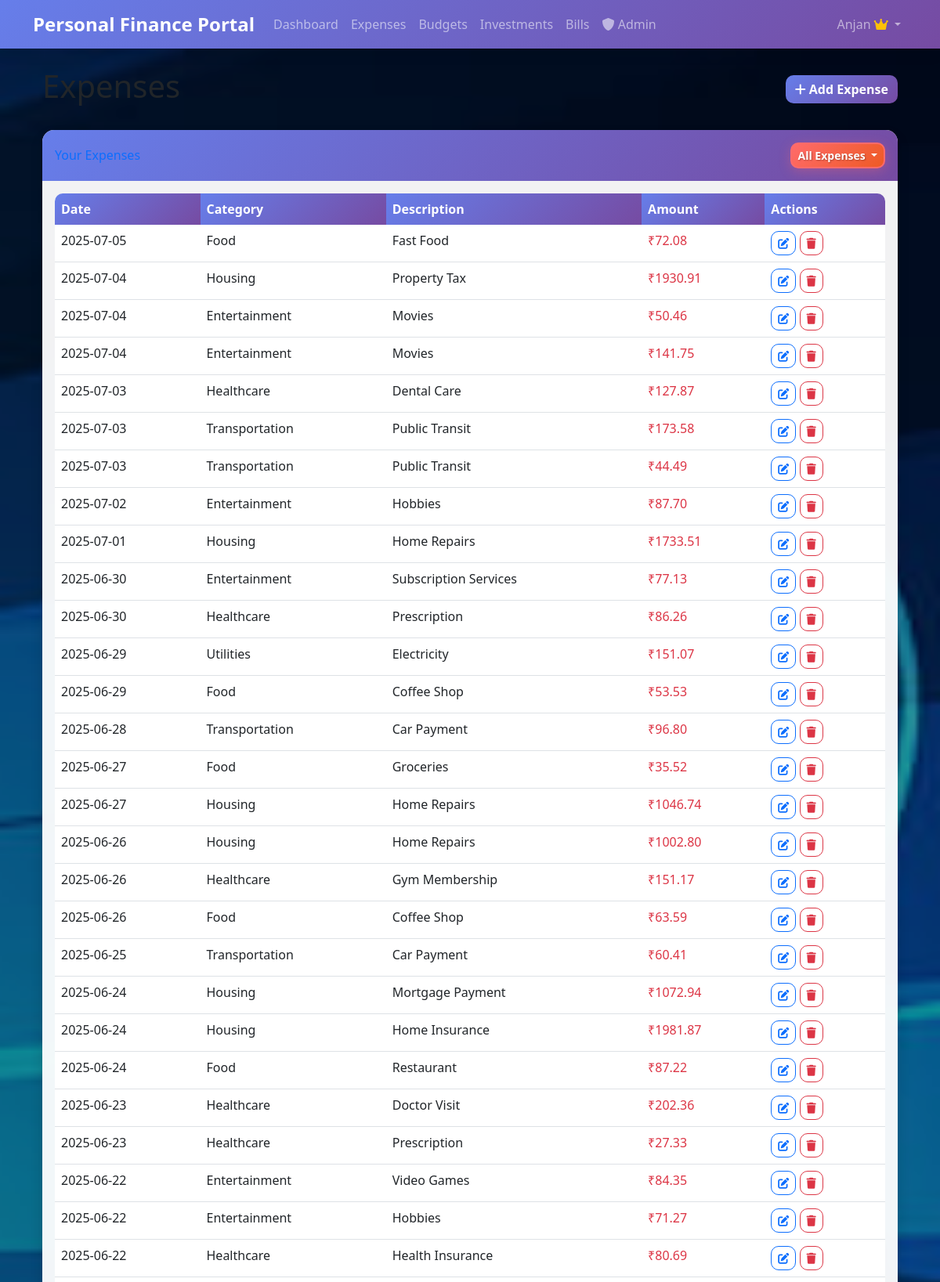
/expenses/ (signed in, upper part), run on the app's committed database.
### app/models/user.py (models this page shows, shortened)
class User(db.Model, UserMixin):
    id = db.Column(db.Integer, primary_key=True)
    username = db.Column(db.String(64), index=True, unique=True)
    email = db.Column(db.String(120), index=True, unique=True)
    password_hash = db.Column(db.String(128))
    created_at = db.Column(db.DateTime, default=datetime.utcnow)
    is_admin = db.Column(db.Boolean, default=False)
    is_active = db.Column(db.Boolean, default=False)  # Users need admin approval
    approved_at = db.Column(db.DateTime, nullable=True)
    approved_by = db.Column(db.Integer, db.ForeignKey('user.id'), nullable=True)
    expenses = db.relationship('Expense', backref='user', lazy='dynamic')
    budgets = db.relationship('Budget', backref='user', lazy='dynamic')
    investments = db.relationship('Investment', backref='user', lazy='dynamic')
    bills = db.relationship('Bill', backref='user', lazy='dynamic')

### app/models/expense.py (models this page shows, shortened)
class Expense(db.Model):
    id = db.Column(db.Integer, primary_key=True)
    amount = db.Column(db.Float, nullable=False)
    category = db.Column(db.String(64), nullable=False)
    description = db.Column(db.String(256))
    date = db.Column(db.Date, default=datetime.utcnow().date)
    created_at = db.Column(db.DateTime, default=datetime.utcnow)
    receipt_path = db.Column(db.String(256))
    user_id = db.Column(db.Integer, db.ForeignKey('user.id'), nullable=False)

### app/routes/expenses.py (the view, shortened to what this page needs)
@expenses_bp.route('/')
@login_required
def index():
    expenses_exist = Expense.query.filter_by(user_id=current_user.id).first() is not None
    if not expenses_exist:
        create_sample_expenses()
    filter_type = request.args.get('filter', 'all')
    query = Expense.query.filter_by(user_id=current_user.id)
    today = datetime.now()
    if filter_type == 'this_month':
        query = query.filter(
            db.extract('month', Expense.date) == today.month,
            db.extract('year', Expense.date) == today.year
        )
    elif filter_type == 'this_year':
        query = query.filter(db.extract('year', Expense.date) == today.year)
    expenses = query.order_by(Expense.date.desc()).all()
    total_amount = sum(expense.amount for expense in expenses)
    categories = []
    category_amounts = []
    category_totals = {}
    for expense in expenses:
        if expense.category in category_totals:
            category_totals[expense.category] += expense.amount
        else:
            category_totals[expense.category] = expense.amount
    for category, amount in category_totals.items():
        categories.append(category)
        category_amounts.append(amount)
    return render_template('expenses/index.html',
                          title='Expenses',
                          expenses=expenses,
                          total_amount=total_amount,
                          categories=categories,
                          category_amounts=category_amounts,
                          active_filter=filter_type)

### app/models/user.py (called while the page is built)
@login_manager.user_loader
def load_user(id):
    return User.query.get(int(id))

### app/utils/date_utils.py (called while the page is built)
def get_current_datetime():
    return datetime.now()

### app/templates/expenses/index.html (shortened to what this page needs)
{% extends "base.html" %}
{% block content %}
<div class="container mt-4">
    <div class="d-flex justify-content-between align-items-center mb-4">
        <h1>Expenses</h1>
        <button type="button" class="btn btn-primary" data-bs-toggle="modal" data-bs-target="#addExpenseModal">
            <i class="fas fa-plus"></i> Add Expense
        </button>
    </div>
    {% if expenses %}
    <div class="card shadow mb-4">
        <div class="card-header py-3 d-flex justify-content-between align-items-center">
            <h6 class="m-0 font-weight-bold text-primary">Your Expenses</h6>
            <div class="dropdown">
                <button class="btn btn-sm btn-outline-secondary dropdown-toggle" type="button" id="filterDropdown"
                    data-bs-toggle="dropdown" aria-expanded="false">
                    {% if active_filter == 'all' %}
                    All Expenses
                    {% elif active_filter == 'this_month' %}
                    This Month
                    {% elif active_filter == 'last_month' %}
                    Last Month
                    {% elif active_filter == 'this_year' %}
                    This Year
                    {% else %}
                    Filter
                    {% endif %}
                </button>
            </div>
        </div>
        <div class="card-body">
            <div class="table-responsive">
                <table class="table table-hover">
                    <thead>
                        <tr>
                            <th>Date</th>
                            <th>Category</th>
                            <th>Description</th>
                            <th>Amount</th>
                            <th>Actions</th>
                        </tr>
                    </thead>
                    <tbody>
                        {% for expense in expenses %}
                        <tr>
                            <td>{{ expense.date.strftime('%Y-%m-%d') }}</td>
                            <td>{{ expense.category }}</td>
                            <td>{{ expense.description }}</td>
                            <td class="text-danger">₹{{ "%.2f"|format(expense.amount) }}</td>
                            <td>
                                <button class="btn btn-sm btn-outline-primary" data-bs-toggle="modal"
                                    data-bs-target="#editExpenseModal{{ expense.id }}">
                                    <i class="fas fa-edit"></i>
                                </button>
                                <button class="btn btn-sm btn-outline-danger" data-bs-toggle="modal"
                                    data-bs-target="#deleteExpenseModal{{ expense.id }}">
                                    <i class="fas fa-trash"></i>
                                </button>
                            </td>
                        </tr>
                        {% endfor %}
                    </tbody>
                </table>
            </div>
        </div>
    </div>
    {% else %}
    <div class="alert alert-info">
        You haven't added any expenses yet. Click the "Add Expense" button to get started.
    </div>
    {% endif %}
</div>
{% endblock %}

### app/templates/base.html (shortened to what this page needs)
<!DOCTYPE html>
<html lang="en">
<head>
    <link href="https://cdn.jsdelivr.net/npm/bootstrap@5.3.0-alpha1/dist/css/bootstrap.min.css" rel="stylesheet">
    <link rel="stylesheet" href="https://cdnjs.cloudflare.com/ajax/libs/font-awesome/6.0.0/css/all.min.css">
    <link rel="stylesheet" href="{{ url_for('static', filename='css/style.css') }}">
</head>
<body class="{% if request.endpoint == 'dashboard.index' %}dashboard-page{% elif request.endpoint == 'expenses.index' %}expenses-page{% elif request.endpoint == 'budgets.index' %}budgets-page{% elif request.endpoint == 'investments.index' %}investments-page{% elif request.endpoint == 'bills.index' %}bills-page{% endif %}">
    <nav class="navbar navbar-expand-lg navbar-dark bg-primary">
        <div class="container">
            <a class="navbar-brand" href="{{ url_for('dashboard.index') }}">{{ config.APP_NAME }}</a>
            <div class="collapse navbar-collapse" id="navbarNav">
                <ul class="navbar-nav me-auto">
                    {% if current_user.is_authenticated %}
                    <li class="nav-item">
                        <a class="nav-link" href="{{ url_for('dashboard.index') }}">Dashboard</a>
                    </li>
                    <li class="nav-item">
                        <a class="nav-link" href="{{ url_for('expenses.index') }}">Expenses</a>
                    </li>
                    <li class="nav-item">
                        <a class="nav-link" href="{{ url_for('budgets.index') }}">Budgets</a>
                    </li>
                    <li class="nav-item">
                        <a class="nav-link" href="{{ url_for('investments.index') }}">Investments</a>
                    </li>
                    <li class="nav-item">
                        <a class="nav-link" href="{{ url_for('bills.index') }}">Bills</a>
                    </li>
                    {% if current_user.is_admin %}
                    <li class="nav-item">
                        <a class="nav-link" href="{{ url_for('admin.index') }}">
                            <i class="fas fa-shield-alt"></i> Admin
                        </a>
                    </li>
                    {% endif %}
                    {% endif %}
                </ul>
                <ul class="navbar-nav">
                    {% if current_user.is_authenticated %}
                    <li class="nav-item dropdown">
                        <a class="nav-link dropdown-toggle" href="#" id="userDropdown" role="button"
                            data-bs-toggle="dropdown">
                            {{ current_user.username }}
                            {% if current_user.is_admin %}
                            <i class="fas fa-crown text-warning"></i>
                            {% endif %}
                        </a>
                    </li>
                    {% endif %}
                </ul>
            </div>
        </div>
    </nav>
    <main class="container mt-4">
        {% block content %}{% endblock %}
    </main>
</body>
</html>

### app/static/css/style.css (style rules this page uses)
body.expenses-page { background-image: url('../images/HD-wallpaper-finance-icons-blue-finance-background-currency-icons-money-background-currency-concepts-blue-money-backgroun.jpg'); background-size: cover; background-position: center; background-attachment: fixed; background-repeat: no-repeat; position: relative; }
body.dashboard-page::before, body.expenses-page::before, body.budgets-page::before, body.investments-page::before, body.bills-page::before { content: ''; position: fixed; top: 0; left: 0; width: 100%; height: 100%; background: rgba(0, 0, 0, 0.4); z-index: -1; }
.card { background: rgba(255, 255, 255, 0.95); backdrop-filter: blur(10px); border: none; border-radius: 15px; box-shadow: 0 8px 32px rgba(0, 0, 0, 0.1); transition: transform 0.3s ease, box-shadow 0.3s ease; }
.card-header { background: linear-gradient(135deg, #667eea 0%, #764ba2 100%); color: white; border-radius: 15px 15px 0 0 !important; border: none; }
.navbar { background: linear-gradient(135deg, #667eea 0%, #764ba2 100%) !important; box-shadow: 0 4px 20px rgba(0, 0, 0, 0.1); }
.navbar-brand { font-weight: 700; font-size: 1.5rem; }
.btn { border-radius: 10px; font-weight: 600; transition: all 0.3s ease; }
.btn-primary { background: linear-gradient(135deg, #667eea 0%, #764ba2 100%); border: none; }
.btn-outline-secondary { background: linear-gradient(135deg, #ff6b6b 0%, #ee5a24 100%); border: 2px solid #ff6b6b; color: white; font-weight: 600; text-shadow: 1px 1px 2px rgba(0, 0, 0, 0.3); box-shadow: 0 4px 15px rgba(255, 107, 107, 0.3); }
.table { background: rgba(255, 255, 255, 0.9); border-radius: 10px; overflow: hidden; }
.table thead th { background: linear-gradient(135deg, #667eea 0%, #764ba2 100%); color: white; border: none; font-weight: 600; }
.card { animation: fadeInUp 0.6s ease-out; }

### data on the page
User: username "Anjan"
Expense: date "2025-07-05", category "Food", description "Fast Food", amount "72.08"
Expense: date "2025-07-04", category "Housing", description "Property Tax", amount "1930.91"
Expense: date "2025-07-04", category "Entertainment", description "Movies", amount "50.46"
Expense: date "2025-07-04", category "Entertainment", description "Movies", amount "141.75"
Expense: date "2025-07-03", category "Healthcare", description "Dental Care", amount "127.87"
Expense: date "2025-07-03", category "Transportation", description "Public Transit", amount "173.58"
Expense: date "2025-07-03", category "Transportation", description "Public Transit", amount "44.49"
Expense: date "2025-07-02", category "Entertainment", description "Hobbies", amount "87.70"
Expense: date "2025-07-01", category "Housing", description "Home Repairs", amount "1733.51"
Expense: date "2025-06-30", category "Entertainment", description "Subscription Services", amount "77.13"
Expense: date "2025-06-30", category "Healthcare", description "Prescription", amount "86.26"
Expense: date "2025-06-29", category "Utilities", description "Electricity", amount "151.07"
Expense: date "2025-06-29", category "Food", description "Coffee Shop", amount "53.53"
Expense: date "2025-06-28", category "Transportation", description "Car Payment", amount "96.80"
Expense: date "2025-06-27", category "Food", description "Groceries", amount "35.52"
Expense: date "2025-06-27", category "Housing", description "Home Repairs", amount "1046.74"
Expense: date "2025-06-26", category "Housing", description "Home Repairs", amount "1002.80"
Expense: date "2025-06-26", category "Healthcare", description "Gym Membership", amount "151.17"
Expense: date "2025-06-26", category "Food", description "Coffee Shop", amount "63.59"
Expense: date "2025-06-25", category "Transportation", description "Car Payment", amount "60.41"
Expense: date "2025-06-24", category "Housing", description "Mortgage Payment", amount "1072.94"
Expense: date "2025-06-24", category "Housing", description "Home Insurance", amount "1981.87"
Expense: date "2025-06-24", category "Food", description "Restaurant", amount "87.22"
Expense: date "2025-06-23", category "Healthcare", description "Doctor Visit", amount "202.36"
Expense: date "2025-06-23", category "Healthcare", description "Prescription", amount "27.33"
Expense: date "2025-06-22", category "Entertainment", description "Video Games", amount "84.35"
Expense: date "2025-06-22", category "Entertainment", description "Hobbies", amount "71.27"
Expense: date "2025-06-22", category "Healthcare", description "Health Insurance", amount "80.69"

### other printed values
{{ config.APP_NAME }} "Personal Finance Portal"
